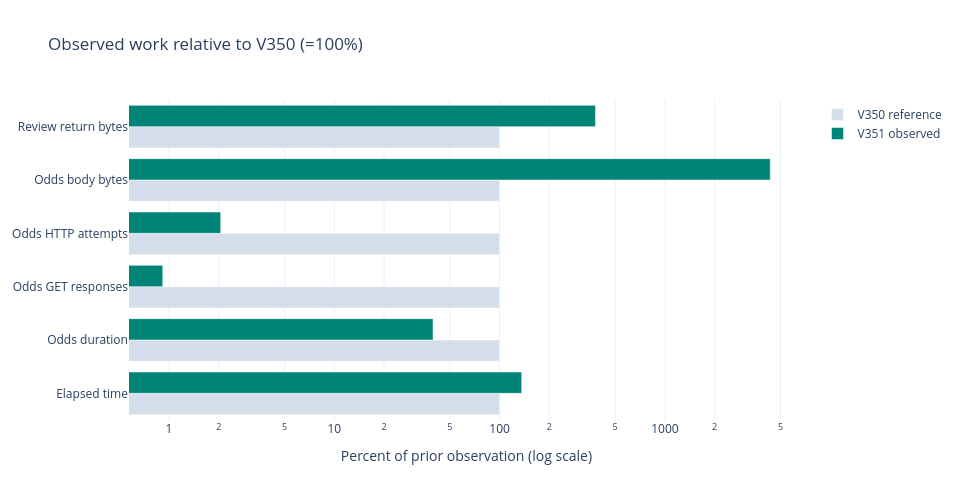

The cell this chart's notebook holds for it:
### Markdown cell above
## Faster source work, with consolidation cost still visible

The same 302 fitted operations and accepted scientific result were preserved.
End-to-end elapsed time grew 35.98%, from 533.10 to 724.91 seconds.
The odds phase improved 60.45%, from 201.17 to 79.57 seconds, with authenticated
warm price reuse in 0.107 seconds. Consolidation took 582.02 seconds, including
423.68 seconds of diagnostics. Actual allocated release was 243,220,480 bytes;
final free space was 2,647,855,104 bytes, a net increase of only 1,417,216 bytes.

All eight current diagnostics were authenticated. The complete scoped metadata census
has 650,791 records: 587,969 regular files, 55,580 directories, 7,231 symlinks and
11 explicit exceptions. It includes 1,583 immediate home entries before later moves,
including 591 ZIPs and 450 PYZs. This is not a final post-action clean-layout claim.
Sixty-seven historical roots moved with compatibility aliases; 204 were preserved,
including 100 lease failures. The 472 notebook/HTML moves are cumulative prior work.
The 29,590 duplicate candidate groups have a 4,972,310,528-byte upper bound, not
qualified reclaimable space. Features, mutable roles and restoration contracts
remain protected.

These are sequential observations, not a controlled benchmark. Provider latency and
background load were uncontrolled. Source GETs fell to 71, while downloaded bytes grew
because all 71 remaining blockers were inspected. None closed. The cumulative product
ledger's 3,482 current-endpoint rows are V350 work; V351 added zero quote rows and zero
training admissions. Zero supported core rows do not prove empty provider payloads.
Forced resource probes fell from 61,773 to 196; unchanged product requeues were zero.

The recent twelve-run ledger has zero SUCCESS, eight PARTIAL and four STOPPED outcomes.
Three completed workstreams do not create an overall success. Older V48 aggregate
categories overlap; missing intervening history keeps current all-time totals unknown.

### Code cell
import io, base64
import matplotlib.pyplot as plt
import plotly.graph_objects as go
from owner_replay import comparison_rows
measured = pd.DataFrame(comparison_rows(replay))
display(measured)
display(pd.DataFrame([replay['storage']]).T.rename(columns={0: 'Observed'}))
display(pd.DataFrame(replay['source_recovery']['products']))
organization = replay['organization']
display(pd.DataFrame([{
    'Cumulative notebook moves': organization['physically_moved'],
    'Historical roots moved now': organization['physical_historical_roots_moved'],
    'Root migration blockers': organization['root_migration_blockers'],
    'Protected index links': organization['protected_index_links'],
    'Private references': organization['private_references_without_browse_links'],
    'Files in home census': organization['census_files'],
    'Root entries in home census': organization['census_root_entries'],
    'Selected project roots': organization['selected_project_root_entries']}]))
labels = ['Elapsed time', 'Odds duration', 'Odds GET responses',
          'Odds HTTP attempts', 'Odds body bytes', 'Review return bytes']
relative = (100 * measured['after'] / measured['before']).tolist()
before_label = replay['comparison']['baseline']['execution'].upper()
after_label = replay['execution'].upper()
comparison = go.Figure()
comparison.add_bar(y=labels, x=[100] * len(labels), name=before_label + ' reference',
                   orientation='h', marker_color='#d4deea')
comparison.add_bar(y=labels, x=relative, name=after_label + ' observed', orientation='h',
                   marker_color='#008477')
comparison.update_layout(title='Observed work relative to ' + before_label + ' (=100%)',
                         barmode='group', width=960, height=500,
                         template='plotly_white',
                         xaxis_type='log',
                         xaxis_title='Percent of prior observation (log scale)')
static, ax = plt.subplots(figsize=(10, 5.2), layout='constrained')
yy = list(range(len(labels)))
ax.barh([v + .18 for v in yy], [100] * len(yy), height=.34,
        label=before_label + ' reference', color='#d4deea')
ax.barh([v - .18 for v in yy], relative, height=.34,
        label=after_label + ' observed', color='#008477')
ax.set_xscale('log')
ax.set(yticks=yy, yticklabels=labels, xlabel='Percent of prior observation (log scale)',
       title='Observed work relative to ' + before_label
             + ' (=100%); not a controlled benchmark')
ax.legend(loc='lower right')
image = io.BytesIO()
static.savefig(image, format='png', dpi=120)
plt.close(static)
display({'application/vnd.plotly.v1+json': json.loads(comparison.to_json()),
         'image/png': base64.b64encode(image.getvalue()).decode()}, raw=True)
assert replay['systems']['negative_cache_hits'] == 2
assert replay['source_recovery']['new_historical_selection_records'] == 0
assert replay['storage']['unique_scientific_bytes_discarded'] == 0

### Figure 1 — Plotly figure (JSON) as saved in the notebook; plotly's stock layout.template omitted (floating-point values rounded to 4 significant figures)
{"data": [{"marker": {"color": "#d4deea"}, "name": "V350 reference", "orientation": "h", "type": "bar", "x": [100, 100, 100, 100, 100, 100], "y": ["Elapsed time", "Odds duration", "Odds GET responses", "Odds HTTP attempts", "Odds body bytes", "Review return bytes"]}, {"marker": {"color": "#008477"}, "name": "V351 observed", "orientation": "h", "type": "bar", "x": [136.0, 39.55, 0.916, 2.053, 4336.0, 379.8], "y": ["Elapsed time", "Odds duration", "Odds GET responses", "Odds HTTP attempts", "Odds body bytes", "Review return bytes"]}], "layout": {"barmode": "group", "height": 500, "title": {"text": "Observed work relative to V350 (=100%)"}, "width": 960, "xaxis": {"title": {"text": "Percent of prior observation (log scale)"}, "type": "log"}}}
